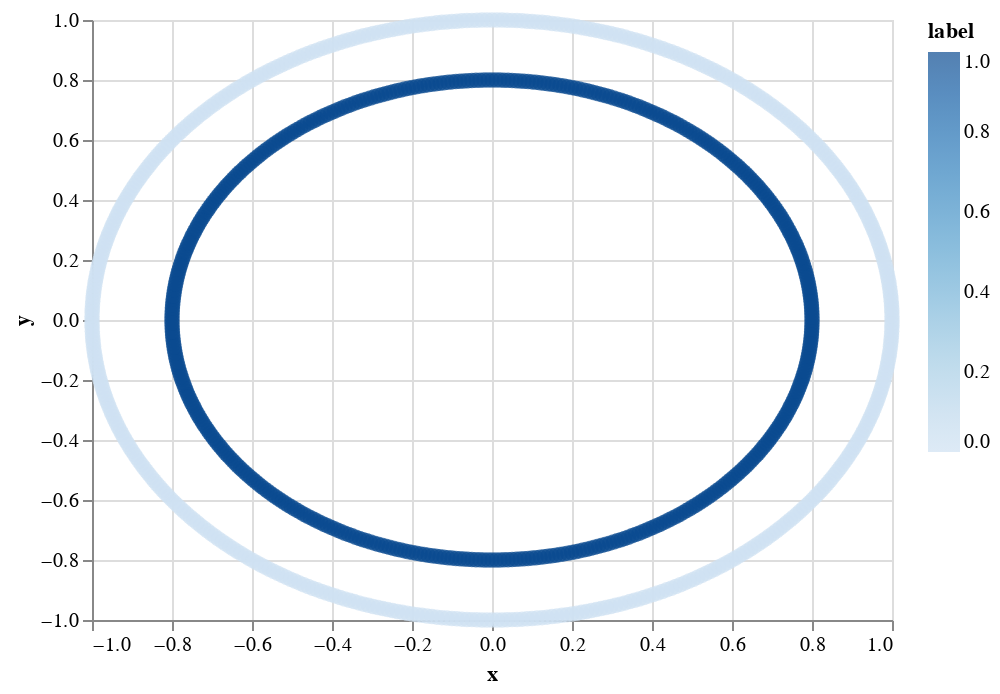

The notebook cell saved with this chart:
### Code cell
chart = alt.Chart(circle).mark_circle(size=60).encode(
        x='x',
        y='y',
        color='label',
        tooltip=['x','y','label'])#.facet(column='label:N')
chart

### Figure 1 — Vega-Lite specification as saved in the notebook (floating-point values rounded to 4 significant figures; data arrays with more than 128 entries replaced by an {"elided": "..."} marker saying what was removed)
{"$schema": "https://vega.github.io/schema/vega-lite/v2.4.3.json", "config": {"view": {"height": 300, "width": 400}}, "data": {"values": {"elided": "1000 records"}}, "encoding": {"color": {"field": "label", "type": "quantitative"}, "tooltip": [{"field": "x", "type": "quantitative"}, {"field": "y", "type": "quantitative"}, {"field": "label", "type": "quantitative"}], "x": {"field": "x", "type": "quantitative"}, "y": {"field": "y", "type": "quantitative"}}, "mark": {"size": 60, "type": "circle"}}
